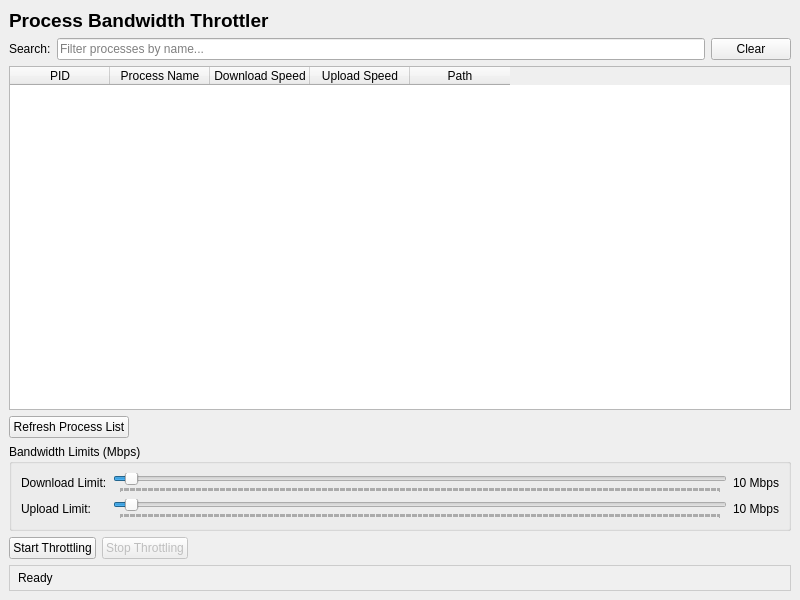
<?xml version="1.0" encoding="UTF-8"?>
<ui version="4.0">
 <class>MainWindow</class>
 <widget class="QMainWindow" name="MainWindow">
  <property name="geometry">
   <rect>
    <x>0</x>
    <y>0</y>
    <width>800</width>
    <height>600</height>
   </rect>
  </property>
  <property name="windowTitle">
   <string>Bandwidth Throttler</string>
  </property>
  <widget class="QWidget" name="centralwidget">
   <layout class="QVBoxLayout" name="verticalLayout">
    <item>
     <widget class="QLabel" name="titleLabel">
      <property name="text">
       <string>Process Bandwidth Throttler</string>
      </property>
      <property name="font">
       <font>
        <pointsize>14</pointsize>
        <bold>true</bold>
       </font>
      </property>
     </widget>
    </item>
    <item>
     <layout class="QHBoxLayout" name="searchLayout">
      <item>
       <widget class="QLabel" name="searchLabel">
        <property name="text">
         <string>Search:</string>
        </property>
       </widget>
      </item>
      <item>
       <widget class="QLineEdit" name="searchEdit">
        <property name="placeholderText">
         <string>Filter processes by name...</string>
        </property>
       </widget>
      </item>
      <item>
       <widget class="QPushButton" name="clearSearchButton">
        <property name="text">
         <string>Clear</string>
        </property>
        <property name="maximumWidth">
         <number>60</number>
        </property>
       </widget>
      </item>
     </layout>
    </item>
    <item>
     <widget class="QTableWidget" name="processTable">
      <property name="selectionBehavior">
       <enum>QAbstractItemView::SelectRows</enum>
      </property>
      <property name="selectionMode">
       <enum>QAbstractItemView::SingleSelection</enum>
      </property>
      <column>
       <property name="text">
        <string>PID</string>
       </property>
      </column>
      <column>
       <property name="text">
        <string>Process Name</string>
       </property>
      </column>
      <column>
       <property name="text">
        <string>Download Speed</string>
       </property>
      </column>
      <column>
       <property name="text">
        <string>Upload Speed</string>
       </property>
      </column>
      <column>
       <property name="text">
        <string>Path</string>
       </property>
      </column>
     </widget>
    </item>
    <item>
     <layout class="QHBoxLayout" name="buttonLayout">
      <item>
       <widget class="QPushButton" name="refreshButton">
        <property name="text">
         <string>Refresh Process List</string>
        </property>
       </widget>
      </item>
      <item>
       <spacer name="horizontalSpacer">
        <property name="orientation">
         <enum>Qt::Horizontal</enum>
        </property>
        <property name="sizeHint" stdset="0">
         <size>
          <width>40</width>
          <height>20</height>
         </size>
        </property>
       </spacer>
      </item>
     </layout>
    </item>
    <item>
     <widget class="QGroupBox" name="throttleGroupBox">
      <property name="title">
       <string>Bandwidth Limits (Mbps)</string>
      </property>
      <layout class="QFormLayout" name="formLayout">
       <item row="0" column="0">
        <widget class="QLabel" name="downloadLabel">
         <property name="text">
          <string>Download Limit:</string>
         </property>
        </widget>
       </item>
       <item row="0" column="1">
        <layout class="QHBoxLayout" name="downloadLayout">
         <item>
          <widget class="QSlider" name="downloadSlider">
           <property name="minimum">
            <number>1</number>
           </property>
           <property name="maximum">
            <number>500</number>
           </property>
           <property name="value">
            <number>10</number>
           </property>
           <property name="orientation">
            <enum>Qt::Horizontal</enum>
           </property>
           <property name="tickPosition">
            <enum>QSlider::TicksBelow</enum>
           </property>
           <property name="tickInterval">
            <number>1</number>
           </property>
          </widget>
         </item>
         <item>
          <widget class="QLabel" name="downloadValueLabel">
           <property name="text">
            <string>10 Mbps</string>
           </property>
           <property name="minimumWidth">
            <number>80</number>
           </property>
           <property name="alignment">
            <set>Qt::AlignCenter</set>
           </property>
          </widget>
         </item>
        </layout>
       </item>
       <item row="1" column="0">
        <widget class="QLabel" name="uploadLabel">
         <property name="text">
          <string>Upload Limit:</string>
         </property>
        </widget>
       </item>
       <item row="1" column="1">
        <layout class="QHBoxLayout" name="uploadLayout">
         <item>
          <widget class="QSlider" name="uploadSlider">
           <property name="minimum">
            <number>1</number>
           </property>
           <property name="maximum">
            <number>500</number>
           </property>
           <property name="value">
            <number>10</number>
           </property>
           <property name="orientation">
            <enum>Qt::Horizontal</enum>
           </property>
           <property name="tickPosition">
            <enum>QSlider::TicksBelow</enum>
           </property>
           <property name="tickInterval">
            <number>1</number>
           </property>
          </widget>
         </item>
         <item>
          <widget class="QLabel" name="uploadValueLabel">
           <property name="text">
            <string>10 Mbps</string>
           </property>
           <property name="minimumWidth">
            <number>80</number>
           </property>
           <property name="alignment">
            <set>Qt::AlignCenter</set>
           </property>
          </widget>
         </item>
        </layout>
       </item>
      </layout>
     </widget>
    </item>
    <item>
     <layout class="QHBoxLayout" name="controlLayout">
      <item>
       <widget class="QPushButton" name="startButton">
        <property name="text">
         <string>Start Throttling</string>
        </property>
       </widget>
      </item>
      <item>
       <widget class="QPushButton" name="stopButton">
        <property name="text">
         <string>Stop Throttling</string>
        </property>
        <property name="enabled">
         <bool>false</bool>
        </property>
       </widget>
      </item>
      <item>
       <spacer name="horizontalSpacer2">
        <property name="orientation">
         <enum>Qt::Horizontal</enum>
        </property>
        <property name="sizeHint" stdset="0">
         <size>
          <width>40</width>
          <height>20</height>
         </size>
        </property>
       </spacer>
      </item>
     </layout>
    </item>
    <item>
     <widget class="QLabel" name="statusLabel">
      <property name="text">
       <string>Ready</string>
      </property>
      <property name="styleSheet">
       <string>padding: 5px; background-color: #f0f0f0; border: 1px solid #ccc;</string>
      </property>
     </widget>
    </item>
   </layout>
  </widget>
 </widget>
 <resources/>
 <connections/>
</ui>
